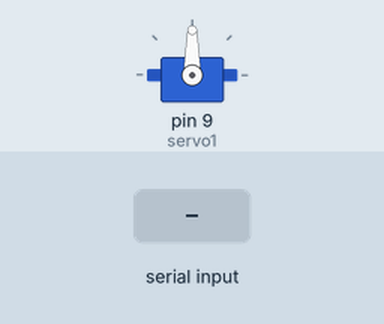
Recording of a sketch running on a simulated Arduino Uno, built with avr-gcc and run on an emulated ATmega328P. Parts: servo. The inputs (shaded band) are chosen by the test bench.

Above: at 1.2 s.
1.3 s: "A" received over Serial
At 1.6 s:
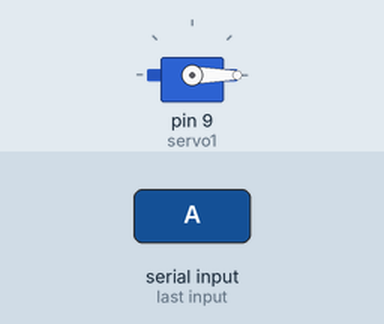
2.8 s: "G" received over Serial
At 4.0 s:
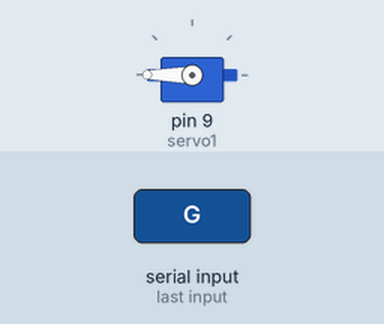
4.3 s: "B" received over Serial
At 5.1 s:
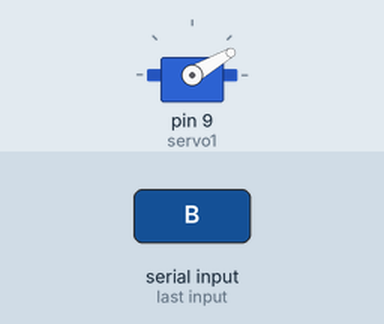
5.8 s: "C" received over Serial
At 6.2 s:
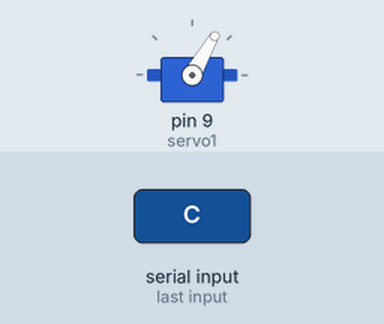
7.3 s: "E" received over Serial
At 8.5 s:
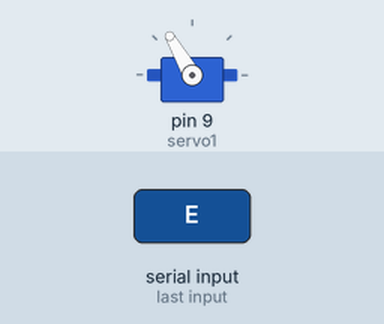
8.8 s: "F" received over Serial
At 9.7 s:
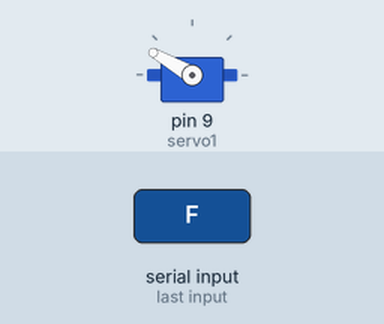
Timing chart, 0 to 11.3 s (numbered marks = the images above; inputs shaded):
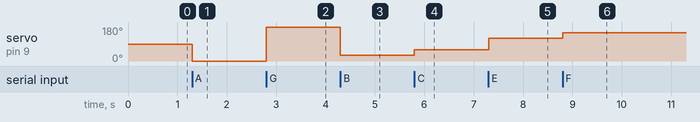

Measured:
- after the input at 1.3 s, servo on pin 9 (servo1): 90° → 0° at once
- after the input at 2.8 s, servo on pin 9 (servo1): 0° → 180° at once
- after the input at 4.3 s, servo on pin 9 (servo1): 180° → 30° at once
- after the input at 5.8 s, servo on pin 9 (servo1): 30° → 60° at once
- after the input at 7.3 s, servo on pin 9 (servo1): 60° → 120° at once
- after the input at 8.8 s, servo on pin 9 (servo1): 120° → 150° at once

The sketch:

AULA_19.ino
```cpp
#include <Wire.h>
#include <Servo.h>
Servo servo1;
int pos = 90;

void setup() {

Serial.begin(9600);
while(!Serial);
Serial.setTimeout(1);
servo1.attach (9,1000,2000);
servo1.write(pos);

}

void loop() {

String comando;
if(Serial.available()>0)
{
  comando=Serial.readString();
  comando.trim();
}

if(comando=="A")
{
  pos=0;
}
if(comando=="G")
{
  pos=180;
}
if(comando=="B")
{
  pos=30;
}
if(comando=="C")
{
  pos=60;
}
if(comando=="D")
{
  pos=90;
}
if(comando=="E")
{
  pos=120;
}
if(comando=="F")
{
  pos=150;
}
if(comando=="H")
{
  pos++;
  if(pos>=180)
  {
    pos=180;
  }
}
if(comando=="I")
{
  pos--;
  if(pos<=0)
  {
    pos=0;
  }
}
if(comando=="J")
{
  servo1.write(0);
  delay(100);
  for(pos=0;pos<=180;pos++)
 {
  servo1.write(pos);
  delay(25);
 }
}
if(comando=="K")
{
  servo1.write(0);
  delay(100);
  for(pos=180;pos>=0;pos--)
 {
  servo1.write(pos);
  delay(25);
 }
}
servo1.write(pos);
}
```
